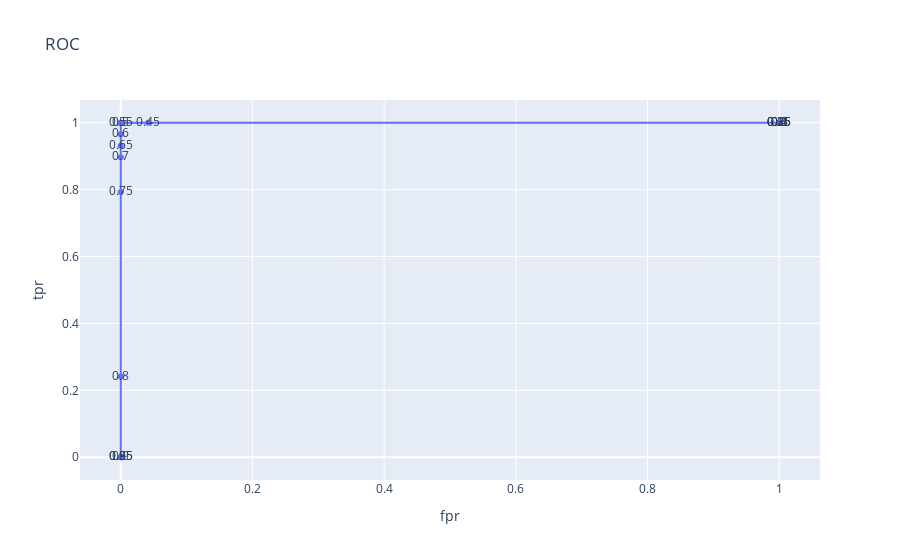

Source (notebook cell):
### Code cell
# plot
fig = go.Figure()
fig.add_trace(go.Scatter(x=df_out['fpr'], y=df_out['tpr'], mode='markers+lines+text', text=df_out['th']))
fig.update_layout(
    title = 'ROC',
    xaxis_title = 'fpr',
    yaxis_title = 'tpr'
)
fig.show()

### Figure 1 — Plotly figure (JSON) as saved in the notebook; plotly's stock layout.template omitted (floating-point values rounded to 4 significant figures)
{"data": [{"mode": "markers+lines+text", "text": [0.1, 0.15, 0.2, 0.25, 0.3, 0.35, 0.4, 0.45, 0.5, 0.55, 0.6, 0.65, 0.7, 0.75, 0.8, 0.85, 0.9, 0.95], "type": "scatter", "x": [1, 1, 1, 1, 1, 1, 1, 0.04167, 0, 0, 0, 0, 0, 0, 0, 0, 0, 0], "y": [1, 1, 1, 1, 1, 1, 1, 1, 1, 1, 0.9655, 0.931, 0.8966, 0.7931, 0.2414, 0, 0, 0]}], "layout": {"title": {"text": "ROC"}, "xaxis": {"title": {"text": "fpr"}}, "yaxis": {"title": {"text": "tpr"}}}}
